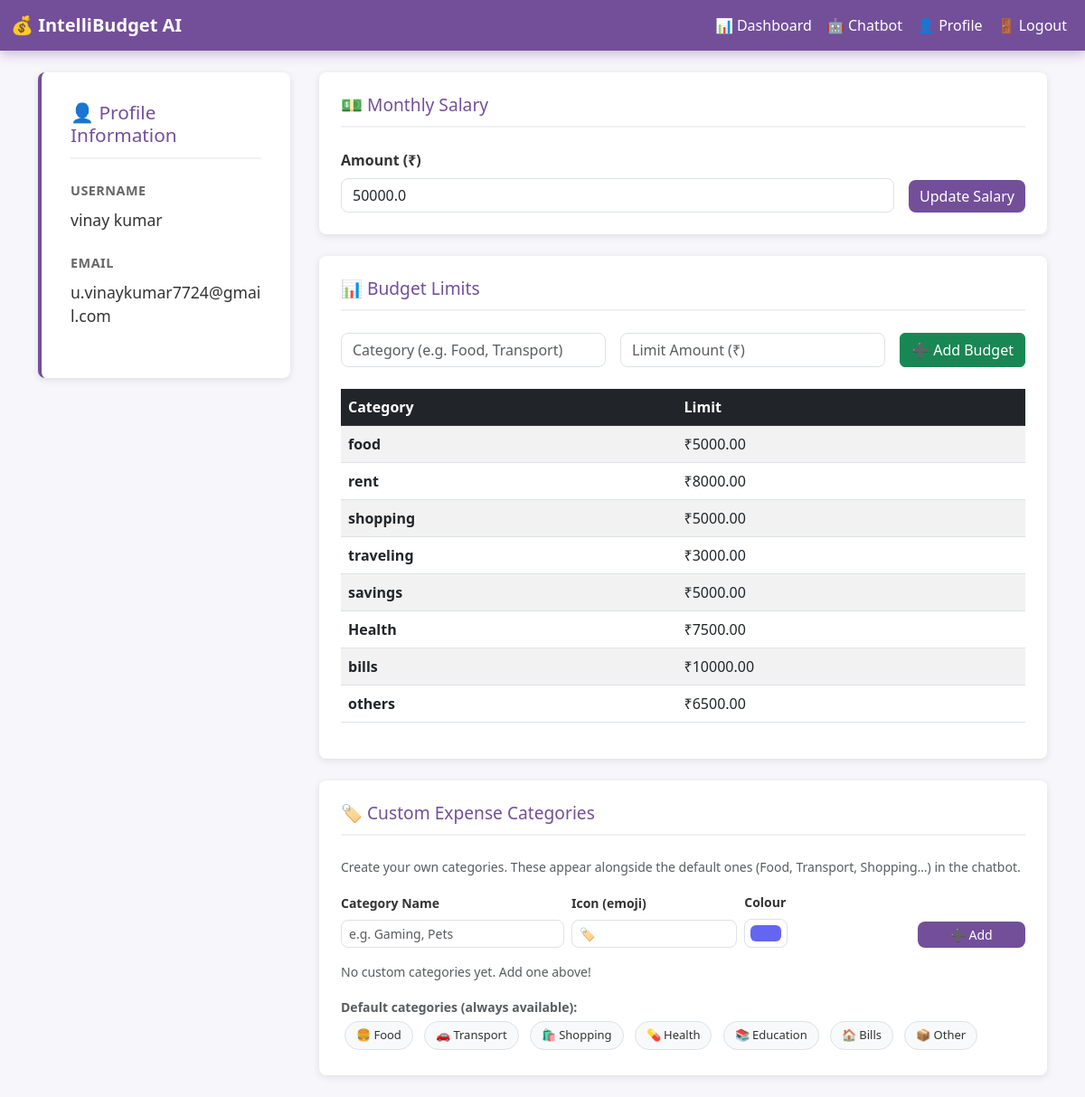
Screenshot of /profile (signed in) with the database file from the repository.
### models.py (models this page shows, shortened)
class User(UserMixin, db.Model):
    __tablename__ = 'users'
    id             = db.Column(db.Integer, primary_key=True)
    username       = db.Column(db.String(150), unique=True, nullable=False)
    email          = db.Column(db.String(150), unique=True, nullable=False)
    password_hash  = db.Column(db.String(256), nullable=False)
    monthly_salary = db.Column(db.Float, default=0.0)
    created_at     = db.Column(db.DateTime, default=datetime.utcnow)
    expenses   = db.relationship('Expense',      backref='owner', lazy=True)
    budgets    = db.relationship('Budget',       backref='owner', lazy=True)
    categories = db.relationship('UserCategory', backref='owner', lazy=True,
                                 cascade='all, delete-orphan')

class Budget(db.Model):
    __tablename__ = 'budgets'
    id           = db.Column(db.Integer, primary_key=True)
    user_id      = db.Column(db.Integer, db.ForeignKey('users.id'), nullable=False)
    category     = db.Column(db.String(100), nullable=False)
    limit_amount = db.Column(db.Float, nullable=False)

### app.py (the view, shortened to what this page needs)
@app.route('/profile', methods=['GET', 'POST'])
@login_required
def profile():
    user_budgets = Budget.query.filter_by(user_id=current_user.id).all()
    return render_template('profile.html', budgets=user_budgets)

### app.py (called while the page is built, shortened)
@app.before_request
def mobile_auth_middleware():
    user_id = request.headers.get('X-User-Id')

@login_manager.user_loader
def load_user(user_id):
    return User.query.get(int(user_id))

@app.before_request
def mobile_auth_middleware():
    user_id = request.headers.get('X-User-Id')
    if user_id and not current_user.is_authenticated:
        user = User.query.get(int(user_id))
        if user:
            login_user(user)

### templates/profile.html (shortened to what this page needs)
{% extends 'base.html' %}
{% block content %}
<div class="profile-container">
    <div class="profile-left">
        <div class="profile-card">
            <h3>👤 Profile Information</h3>
            <div class="profile-info-item">
                <div class="profile-info-label">Username</div>
                <div class="profile-info-value">{{ current_user.username }}</div>
            </div>
            <div class="profile-info-item">
                <div class="profile-info-label">Email</div>
                <div class="profile-info-value">{{ current_user.email }}</div>
            </div>
        </div>
    </div>
    <div class="profile-right">
        <div class="section-card">
            <h4>💵 Monthly Salary</h4>
            <form method="post" action="{{ url_for('profile') }}">
                <div class="salary-form">
                    <div class="form-group" style="flex:1;">
                        <label class="form-label fw-semibold" for="monthly_salary">Amount (₹)</label>
                        <input type="number" step="0.01" class="form-control"
                               id="monthly_salary" name="monthly_salary"
                               value="{{ current_user.monthly_salary or '' }}"
                               placeholder="Enter your monthly salary" required>
                    </div>
                    <button type="submit" class="btn btn-primary">Update Salary</button>
                </div>
            </form>
        </div>
        <div class="section-card">
            <h4>📊 Budget Limits</h4>
            <form method="post" action="{{ url_for('budgets') }}" class="budget-form">
                <input type="text" name="category" class="form-control"
                       placeholder="Category (e.g. Food, Transport)" required>
                <input type="number" step="0.01" name="limit_amount" class="form-control"
                       placeholder="Limit Amount (₹)" required>
                <button type="submit" class="btn btn-success">➕ Add Budget</button>
            </form>
            {% if budgets %}
            <div class="table-responsive">
                <table class="table table-striped">
                    <thead class="table-dark">
                        <tr>
                            <th>Category</th>
                            <th>Limit</th>
                        </tr>
                    </thead>
                    <tbody>
                        {% for b in budgets %}
                        <tr>
                            <td><strong>{{ b.category }}</strong></td>
                            <td>₹{{ "%.2f"|format(b.limit_amount) }}</td>
                        </tr>
                        {% endfor %}
                    </tbody>
                </table>
            </div>
            {% else %}
            <div class="alert alert-info mt-2">
                No budgets yet. Add one above to get started!
            </div>
            {% endif %}
        </div>
        <div class="section-card">
            <h4>🏷️ Custom Expense Categories</h4>
            <p class="text-muted small mb-3">
                Create your own categories. These appear alongside the
                default ones (Food, Transport, Shopping…) in the chatbot.
            </p>
            <div class="row g-2 align-items-end mb-3">
                <div class="col-md-4">
                    <label class="form-label small fw-semibold">Category Name</label>
                    <input type="text" id="catName" class="form-control form-control-sm"
                           placeholder="e.g. Gaming, Pets">
                </div>
                <div class="col-md-3">
                    <label class="form-label small fw-semibold">Icon (emoji)</label>
                    <input type="text" id="catIcon" class="form-control form-control-sm"
                           placeholder="🎮" maxlength="5" value="🏷️">
                </div>
                <div class="col-md-3">
                    <label class="form-label small fw-semibold">Colour</label>
                    <input type="color" id="catColor" class="form-control form-control-sm
                           form-control-color" value="#6366f1" style="height:32px;">
                </div>
                <div class="col-md-2">
                    <button class="btn btn-primary btn-sm w-100"
                            onclick="createCategory()">
                        ➕ Add
                    </button>
                </div>
            </div>
            <div id="customCatsDisplay">
            </div>
            <div class="mt-3">
                <strong class="small text-muted">Default categories (always available):</strong><br>
                <span class="cat-chip">🍔 Food</span>
                <span class="cat-chip">🚗 Transport</span>
                <span class="cat-chip">🛍️ Shopping</span>
                <span class="cat-chip">💊 Health</span>
                <span class="cat-chip">📚 Education</span>
                <span class="cat-chip">🏠 Bills</span>
                <span class="cat-chip">📦 Other</span>
            </div>
        </div>
    </div>
</div>
{% endblock %}

### static/css/style.css (style rules this page uses)
body { background:#f7f6fb; color:#333; }
.btn-primary { background:#734f9a; border:none; border-radius:8px; }
.form-control { border-radius:8px; }

### templates/profile.html (style rules this page uses)
.profile-container { display:flex; gap:2rem; }
.profile-left { flex:0 0 25%; min-width:250px; }
.profile-right { flex:1; }
.profile-card { background:#fff; border-radius:8px; padding:2rem; box-shadow:0 2px 8px rgba(0,0,0,.1); border-left:4px solid #734f9a; }
.profile-card h3 { margin-top:0; color:#734f9a; font-size:1.3rem; margin-bottom:1.5rem; border-bottom:2px solid #f0f0f0; padding-bottom:.75rem; }
.profile-info-item { margin-bottom:1.5rem; }
.profile-info-label { font-weight:600; color:#666; font-size:.9rem; text-transform:uppercase; letter-spacing:.5px; margin-bottom:.5rem; }
.profile-info-value { font-size:1.1rem; color:#333; word-break:break-word; }
.section-card { background:#fff; border-radius:8px; padding:1.5rem; box-shadow:0 2px 8px rgba(0,0,0,.1); margin-bottom:1.5rem; }
.section-card h4 { color:#734f9a; font-size:1.2rem; margin-bottom:1.5rem; padding-bottom:.75rem; border-bottom:2px solid #f0f0f0; }
.salary-form { display:flex; gap:1rem; align-items:flex-end; }
.salary-form .form-group { flex:1; margin-bottom:0; }
.budget-form { display:flex; gap:1rem; margin-bottom:1.5rem; flex-wrap:wrap; }
.budget-form input { flex:1; min-width:150px; }
.budget-form button { white-space:nowrap; }
.cat-chip { display:inline-flex; align-items:center; gap:6px; padding:5px 12px; border-radius:20px; font-size:13px; font-weight:500; margin:4px; border:1px solid #dee2e6; background:#f8f9fa; }

### rows the page displays
User: username "vinay kumar", email "u.vinaykumar7724@gmail.com", monthly_salary "50000.0"
Budget: category "food", limit_amount "5000.00"
Budget: category "rent", limit_amount "8000.00"
Budget: category "shopping", limit_amount "5000.00"
Budget: category "traveling", limit_amount "3000.00"
Budget: category "savings", limit_amount "5000.00"
Budget: category "Health", limit_amount "7500.00"
Budget: category "bills", limit_amount "10000.00"
Budget: category "others", limit_amount "6500.00"
